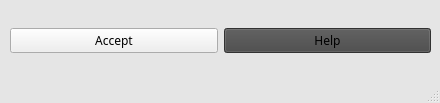
<?xml version="1.0" encoding="UTF-8"?>
<ui version="4.0">
 <class>simpleUI_main</class>
 <widget class="QMainWindow" name="simpleUI_main">
  <property name="geometry">
   <rect>
    <x>0</x>
    <y>0</y>
    <width>440</width>
    <height>103</height>
   </rect>
  </property>
  <property name="palette">
   <palette>
    <active>
     <colorrole role="WindowText">
      <brush brushstyle="SolidPattern">
       <color alpha="255">
        <red>0</red>
        <green>0</green>
        <blue>0</blue>
       </color>
      </brush>
     </colorrole>
     <colorrole role="Button">
      <brush brushstyle="SolidPattern">
       <color alpha="255">
        <red>70</red>
        <green>70</green>
        <blue>70</blue>
       </color>
      </brush>
     </colorrole>
     <colorrole role="Light">
      <brush brushstyle="SolidPattern">
       <color alpha="255">
        <red>255</red>
        <green>255</green>
        <blue>255</blue>
       </color>
      </brush>
     </colorrole>
     <colorrole role="Midlight">
      <brush brushstyle="SolidPattern">
       <color alpha="255">
        <red>242</red>
        <green>242</green>
        <blue>242</blue>
       </color>
      </brush>
     </colorrole>
     <colorrole role="Dark">
      <brush brushstyle="SolidPattern">
       <color alpha="255">
        <red>114</red>
        <green>114</green>
        <blue>114</blue>
       </color>
      </brush>
     </colorrole>
     <colorrole role="Mid">
      <brush brushstyle="SolidPattern">
       <color alpha="255">
        <red>153</red>
        <green>153</green>
        <blue>153</blue>
       </color>
      </brush>
     </colorrole>
     <colorrole role="Text">
      <brush brushstyle="SolidPattern">
       <color alpha="255">
        <red>0</red>
        <green>0</green>
        <blue>0</blue>
       </color>
      </brush>
     </colorrole>
     <colorrole role="BrightText">
      <brush brushstyle="SolidPattern">
       <color alpha="255">
        <red>255</red>
        <green>255</green>
        <blue>255</blue>
       </color>
      </brush>
     </colorrole>
     <colorrole role="ButtonText">
      <brush brushstyle="SolidPattern">
       <color alpha="255">
        <red>0</red>
        <green>0</green>
        <blue>0</blue>
       </color>
      </brush>
     </colorrole>
     <colorrole role="Base">
      <brush brushstyle="SolidPattern">
       <color alpha="255">
        <red>70</red>
        <green>70</green>
        <blue>70</blue>
       </color>
      </brush>
     </colorrole>
     <colorrole role="Window">
      <brush brushstyle="SolidPattern">
       <color alpha="255">
        <red>229</red>
        <green>229</green>
        <blue>229</blue>
       </color>
      </brush>
     </colorrole>
     <colorrole role="Shadow">
      <brush brushstyle="SolidPattern">
       <color alpha="255">
        <red>0</red>
        <green>0</green>
        <blue>0</blue>
       </color>
      </brush>
     </colorrole>
     <colorrole role="AlternateBase">
      <brush brushstyle="SolidPattern">
       <color alpha="255">
        <red>242</red>
        <green>242</green>
        <blue>242</blue>
       </color>
      </brush>
     </colorrole>
     <colorrole role="ToolTipBase">
      <brush brushstyle="SolidPattern">
       <color alpha="255">
        <red>255</red>
        <green>255</green>
        <blue>220</blue>
       </color>
      </brush>
     </colorrole>
     <colorrole role="ToolTipText">
      <brush brushstyle="SolidPattern">
       <color alpha="255">
        <red>0</red>
        <green>0</green>
        <blue>0</blue>
       </color>
      </brush>
     </colorrole>
     <colorrole role="PlaceholderText">
      <brush brushstyle="SolidPattern">
       <color alpha="127">
        <red>0</red>
        <green>0</green>
        <blue>0</blue>
       </color>
      </brush>
     </colorrole>
    </active>
    <inactive>
     <colorrole role="WindowText">
      <brush brushstyle="SolidPattern">
       <color alpha="255">
        <red>0</red>
        <green>0</green>
        <blue>0</blue>
       </color>
      </brush>
     </colorrole>
     <colorrole role="Button">
      <brush brushstyle="SolidPattern">
       <color alpha="255">
        <red>70</red>
        <green>70</green>
        <blue>70</blue>
       </color>
      </brush>
     </colorrole>
     <colorrole role="Light">
      <brush brushstyle="SolidPattern">
       <color alpha="255">
        <red>255</red>
        <green>255</green>
        <blue>255</blue>
       </color>
      </brush>
     </colorrole>
     <colorrole role="Midlight">
      <brush brushstyle="SolidPattern">
       <color alpha="255">
        <red>242</red>
        <green>242</green>
        <blue>242</blue>
       </color>
      </brush>
     </colorrole>
     <colorrole role="Dark">
      <brush brushstyle="SolidPattern">
       <color alpha="255">
        <red>114</red>
        <green>114</green>
        <blue>114</blue>
       </color>
      </brush>
     </colorrole>
     <colorrole role="Mid">
      <brush brushstyle="SolidPattern">
       <color alpha="255">
        <red>153</red>
        <green>153</green>
        <blue>153</blue>
       </color>
      </brush>
     </colorrole>
     <colorrole role="Text">
      <brush brushstyle="SolidPattern">
       <color alpha="255">
        <red>0</red>
        <green>0</green>
        <blue>0</blue>
       </color>
      </brush>
     </colorrole>
     <colorrole role="BrightText">
      <brush brushstyle="SolidPattern">
       <color alpha="255">
        <red>255</red>
        <green>255</green>
        <blue>255</blue>
       </color>
      </brush>
     </colorrole>
     <colorrole role="ButtonText">
      <brush brushstyle="SolidPattern">
       <color alpha="255">
        <red>0</red>
        <green>0</green>
        <blue>0</blue>
       </color>
      </brush>
     </colorrole>
     <colorrole role="Base">
      <brush brushstyle="SolidPattern">
       <color alpha="255">
        <red>70</red>
        <green>70</green>
        <blue>70</blue>
       </color>
      </brush>
     </colorrole>
     <colorrole role="Window">
      <brush brushstyle="SolidPattern">
       <color alpha="255">
        <red>229</red>
        <green>229</green>
        <blue>229</blue>
       </color>
      </brush>
     </colorrole>
     <colorrole role="Shadow">
      <brush brushstyle="SolidPattern">
       <color alpha="255">
        <red>0</red>
        <green>0</green>
        <blue>0</blue>
       </color>
      </brush>
     </colorrole>
     <colorrole role="AlternateBase">
      <brush brushstyle="SolidPattern">
       <color alpha="255">
        <red>242</red>
        <green>242</green>
        <blue>242</blue>
       </color>
      </brush>
     </colorrole>
     <colorrole role="ToolTipBase">
      <brush brushstyle="SolidPattern">
       <color alpha="255">
        <red>255</red>
        <green>255</green>
        <blue>220</blue>
       </color>
      </brush>
     </colorrole>
     <colorrole role="ToolTipText">
      <brush brushstyle="SolidPattern">
       <color alpha="255">
        <red>0</red>
        <green>0</green>
        <blue>0</blue>
       </color>
      </brush>
     </colorrole>
     <colorrole role="PlaceholderText">
      <brush brushstyle="SolidPattern">
       <color alpha="127">
        <red>0</red>
        <green>0</green>
        <blue>0</blue>
       </color>
      </brush>
     </colorrole>
    </inactive>
    <disabled>
     <colorrole role="WindowText">
      <brush brushstyle="SolidPattern">
       <color alpha="255">
        <red>114</red>
        <green>114</green>
        <blue>114</blue>
       </color>
      </brush>
     </colorrole>
     <colorrole role="Button">
      <brush brushstyle="SolidPattern">
       <color alpha="255">
        <red>70</red>
        <green>70</green>
        <blue>70</blue>
       </color>
      </brush>
     </colorrole>
     <colorrole role="Light">
      <brush brushstyle="SolidPattern">
       <color alpha="255">
        <red>255</red>
        <green>255</green>
        <blue>255</blue>
       </color>
      </brush>
     </colorrole>
     <colorrole role="Midlight">
      <brush brushstyle="SolidPattern">
       <color alpha="255">
        <red>242</red>
        <green>242</green>
        <blue>242</blue>
       </color>
      </brush>
     </colorrole>
     <colorrole role="Dark">
      <brush brushstyle="SolidPattern">
       <color alpha="255">
        <red>114</red>
        <green>114</green>
        <blue>114</blue>
       </color>
      </brush>
     </colorrole>
     <colorrole role="Mid">
      <brush brushstyle="SolidPattern">
       <color alpha="255">
        <red>153</red>
        <green>153</green>
        <blue>153</blue>
       </color>
      </brush>
     </colorrole>
     <colorrole role="Text">
      <brush brushstyle="SolidPattern">
       <color alpha="255">
        <red>114</red>
        <green>114</green>
        <blue>114</blue>
       </color>
      </brush>
     </colorrole>
     <colorrole role="BrightText">
      <brush brushstyle="SolidPattern">
       <color alpha="255">
        <red>255</red>
        <green>255</green>
        <blue>255</blue>
       </color>
      </brush>
     </colorrole>
     <colorrole role="ButtonText">
      <brush brushstyle="SolidPattern">
       <color alpha="255">
        <red>114</red>
        <green>114</green>
        <blue>114</blue>
       </color>
      </brush>
     </colorrole>
     <colorrole role="Base">
      <brush brushstyle="SolidPattern">
       <color alpha="255">
        <red>229</red>
        <green>229</green>
        <blue>229</blue>
       </color>
      </brush>
     </colorrole>
     <colorrole role="Window">
      <brush brushstyle="SolidPattern">
       <color alpha="255">
        <red>229</red>
        <green>229</green>
        <blue>229</blue>
       </color>
      </brush>
     </colorrole>
     <colorrole role="Shadow">
      <brush brushstyle="SolidPattern">
       <color alpha="255">
        <red>0</red>
        <green>0</green>
        <blue>0</blue>
       </color>
      </brush>
     </colorrole>
     <colorrole role="AlternateBase">
      <brush brushstyle="SolidPattern">
       <color alpha="255">
        <red>229</red>
        <green>229</green>
        <blue>229</blue>
       </color>
      </brush>
     </colorrole>
     <colorrole role="ToolTipBase">
      <brush brushstyle="SolidPattern">
       <color alpha="255">
        <red>255</red>
        <green>255</green>
        <blue>220</blue>
       </color>
      </brush>
     </colorrole>
     <colorrole role="ToolTipText">
      <brush brushstyle="SolidPattern">
       <color alpha="255">
        <red>0</red>
        <green>0</green>
        <blue>0</blue>
       </color>
      </brush>
     </colorrole>
     <colorrole role="PlaceholderText">
      <brush brushstyle="SolidPattern">
       <color alpha="127">
        <red>114</red>
        <green>114</green>
        <blue>114</blue>
       </color>
      </brush>
     </colorrole>
    </disabled>
   </palette>
  </property>
  <property name="font">
   <font>
    <family>Poppins</family>
    <bold>true</bold>
   </font>
  </property>
  <property name="windowTitle">
   <string>41_simpleUI</string>
  </property>
  <widget class="QWidget" name="centralwidget">
   <widget class="QWidget" name="horizontalLayoutWidget">
    <property name="geometry">
     <rect>
      <x>10</x>
      <y>10</y>
      <width>421</width>
      <height>61</height>
     </rect>
    </property>
    <layout class="QHBoxLayout" name="buttons_layout">
     <item>
      <widget class="QPushButton" name="btnAccept">
       <property name="palette">
        <palette>
         <active/>
         <inactive/>
         <disabled/>
        </palette>
       </property>
       <property name="font">
        <font>
         <family>Poppins</family>
         <bold>false</bold>
        </font>
       </property>
       <property name="styleSheet">
        <string notr="true">QPushButton#pushButton{
	background-color: rgb(70, 70, 70);	
	color: rgb(70, 70, 70);	
}</string>
       </property>
       <property name="text">
        <string>Accept</string>
       </property>
      </widget>
     </item>
     <item>
      <widget class="QPushButton" name="btnHelp">
       <property name="palette">
        <palette>
         <active>
          <colorrole role="WindowText">
           <brush brushstyle="SolidPattern">
            <color alpha="255">
             <red>255</red>
             <green>255</green>
             <blue>255</blue>
            </color>
           </brush>
          </colorrole>
          <colorrole role="Button">
           <brush brushstyle="SolidPattern">
            <color alpha="255">
             <red>70</red>
             <green>70</green>
             <blue>70</blue>
            </color>
           </brush>
          </colorrole>
          <colorrole role="Base">
           <brush brushstyle="SolidPattern">
            <color alpha="255">
             <red>70</red>
             <green>70</green>
             <blue>70</blue>
            </color>
           </brush>
          </colorrole>
          <colorrole role="Window">
           <brush brushstyle="SolidPattern">
            <color alpha="255">
             <red>70</red>
             <green>70</green>
             <blue>70</blue>
            </color>
           </brush>
          </colorrole>
         </active>
         <inactive>
          <colorrole role="WindowText">
           <brush brushstyle="SolidPattern">
            <color alpha="255">
             <red>255</red>
             <green>255</green>
             <blue>255</blue>
            </color>
           </brush>
          </colorrole>
          <colorrole role="Button">
           <brush brushstyle="SolidPattern">
            <color alpha="255">
             <red>70</red>
             <green>70</green>
             <blue>70</blue>
            </color>
           </brush>
          </colorrole>
          <colorrole role="Base">
           <brush brushstyle="SolidPattern">
            <color alpha="255">
             <red>70</red>
             <green>70</green>
             <blue>70</blue>
            </color>
           </brush>
          </colorrole>
          <colorrole role="Window">
           <brush brushstyle="SolidPattern">
            <color alpha="255">
             <red>70</red>
             <green>70</green>
             <blue>70</blue>
            </color>
           </brush>
          </colorrole>
         </inactive>
         <disabled>
          <colorrole role="Button">
           <brush brushstyle="SolidPattern">
            <color alpha="255">
             <red>70</red>
             <green>70</green>
             <blue>70</blue>
            </color>
           </brush>
          </colorrole>
          <colorrole role="Base">
           <brush brushstyle="SolidPattern">
            <color alpha="255">
             <red>70</red>
             <green>70</green>
             <blue>70</blue>
            </color>
           </brush>
          </colorrole>
          <colorrole role="Window">
           <brush brushstyle="SolidPattern">
            <color alpha="255">
             <red>70</red>
             <green>70</green>
             <blue>70</blue>
            </color>
           </brush>
          </colorrole>
         </disabled>
        </palette>
       </property>
       <property name="font">
        <font>
         <family>Poppins</family>
         <bold>false</bold>
        </font>
       </property>
       <property name="text">
        <string>Help</string>
       </property>
      </widget>
     </item>
    </layout>
   </widget>
  </widget>
  <widget class="QStatusBar" name="statusbar"/>
 </widget>
 <resources/>
 <connections/>
</ui>
